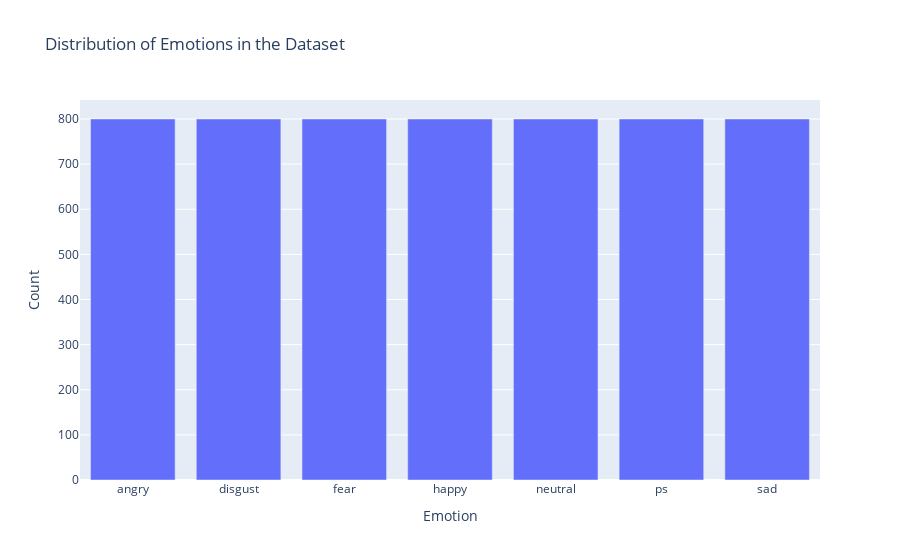

Here is the notebook cell this chart was saved with:
### Code cell
import plotly.express as px

# Count the occurrences of each label and reset the index to create a proper DataFrame
emotion_counts = df['label'].value_counts().reset_index()

# Rename the columns to something more descriptive
emotion_counts.columns = ['Emotion', 'Count']

# Create the interactive bar plot using Plotly
fig = px.bar(emotion_counts, 
             x='Emotion', 
             y='Count',
             labels={'Emotion': 'Emotion', 'Count': 'Count'},
             title='Distribution of Emotions in the Dataset')

# Show the interactive plot
fig.show()

### Figure 1 — Plotly figure (JSON) as saved in the notebook; plotly's stock layout.template omitted (floating-point values rounded to 4 significant figures)
{"data": [{"alignmentgroup": "True", "hovertemplate": "Emotion=%{x}<br>Count=%{y}<extra></extra>", "legendgroup": "", "marker": {"color": "#636efa", "pattern": {"shape": ""}}, "name": "", "offsetgroup": "", "orientation": "v", "showlegend": false, "textposition": "auto", "type": "bar", "x": ["angry", "disgust", "fear", "happy", "neutral", "ps", "sad"], "xaxis": "x", "y": [800, 800, 800, 800, 800, 800, 800], "yaxis": "y"}], "layout": {"barmode": "relative", "legend": {"tracegroupgap": 0}, "title": {"text": "Distribution of Emotions in the Dataset"}, "xaxis": {"anchor": "y", "domain": [0, 1], "title": {"text": "Emotion"}}, "yaxis": {"anchor": "x", "domain": [0, 1], "title": {"text": "Count"}}}}
